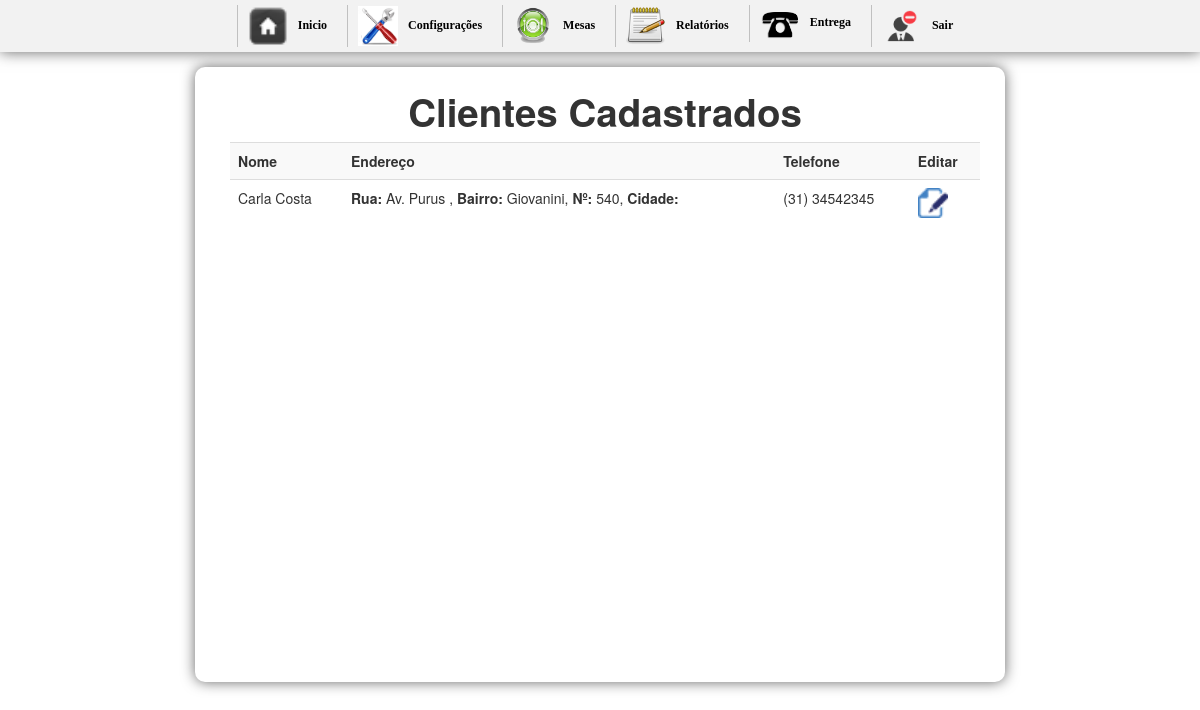
The app's page /inicio2.php?btn=createclientes (signed in), older data.
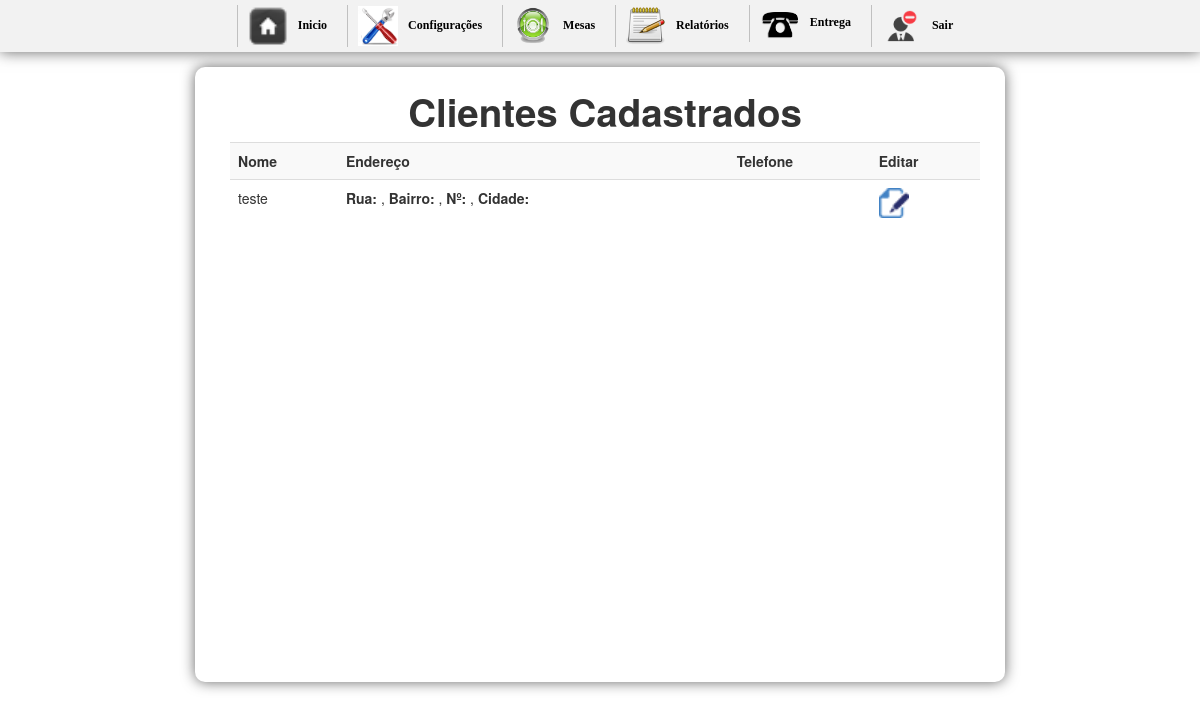
The same page, newer data.
### tables this page shows
CREATE TABLE `pedido` (
  `id_mesa` int(10) NOT NULL AUTO_INCREMENT,
  `numero` int(10) NOT NULL,
  `idGarcon` varchar(200) NOT NULL,
  `situacao` int(1) NOT NULL,
  `email` varchar(50) DEFAULT NULL,
  `nome` varchar(50) DEFAULT NULL,
  `sobrenome` varchar(50) DEFAULT NULL,
  `telefone` varchar(30) DEFAULT NULL,
  `bairro` varchar(50) DEFAULT NULL,
  `rua` varchar(50) DEFAULT NULL,
  `numerocasa` varchar(20) DEFAULT NULL,
  `detalhes` longtext,
  PRIMARY KEY (`id_mesa`)
);

### createclientes.php (the view, shortened to what this page needs)
<link rel="stylesheet" type="text/css" href="css/bootstrap.min.css">
<div id="mesas" class="container-fluid">
<h1 align="center">Clientes Cadastrados</h1>
<table class="table table-striped">
	<tr>
		<th>Nome</th>
		<th>Endereço</th>
		<th>Telefone</th>
		<th>Editar</th>
	</tr>
	<?php
		$sql = mysql_query("SELECT * FROM pedido ORDER BY id_mesa DESC LIMIT 20");
		while($ver = mysql_fetch_array($sql)){
			$id_mesa = $ver['id_mesa'];
			$nome = $ver['nome'];
			$telefone = $ver['telefone'];
			$bairro = $ver['bairro'];
			$rua = $ver['rua'];
			$numerocasa = $ver['numerocasa'];
			$cidade = $ver['detalhes'];
	?>
	<tr>
		<td><?php echo $nome; ?></td>
		<td><?php echo '<b>Rua: </b>'.$rua.', <b>Bairro:</b> '.$bairro.', <b>Nº:</b> '.$numerocasa.', <b>Cidade:</b> '.$cidade; ?></td>
		<td><?php echo $telefone; ?></td>
		<td><a href="inicio.php?btn=editarcliente&id_mesa=<?php echo $id_mesa ?>"><img src='imagens/file_edit.png' width='30' height='30' border='0'></a></td>
	</tr>
<?php }?>
</table>
</div>

Row changes from the older to the newer data that the page shows:
removed pedido: nome "Carla Costa", rua "Av. Purus", bairro "Giovanini", numerocasa "540", telefone "(31) 34542345"
added pedido: nome "teste"
